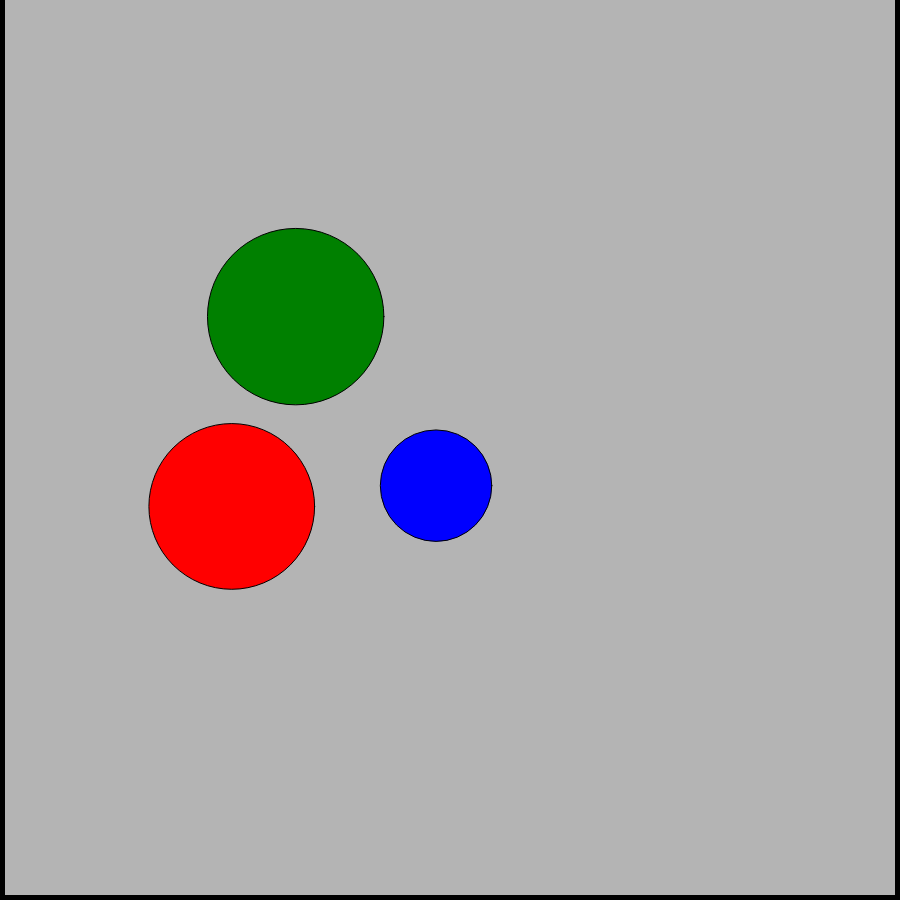
Frame 1 (no input)
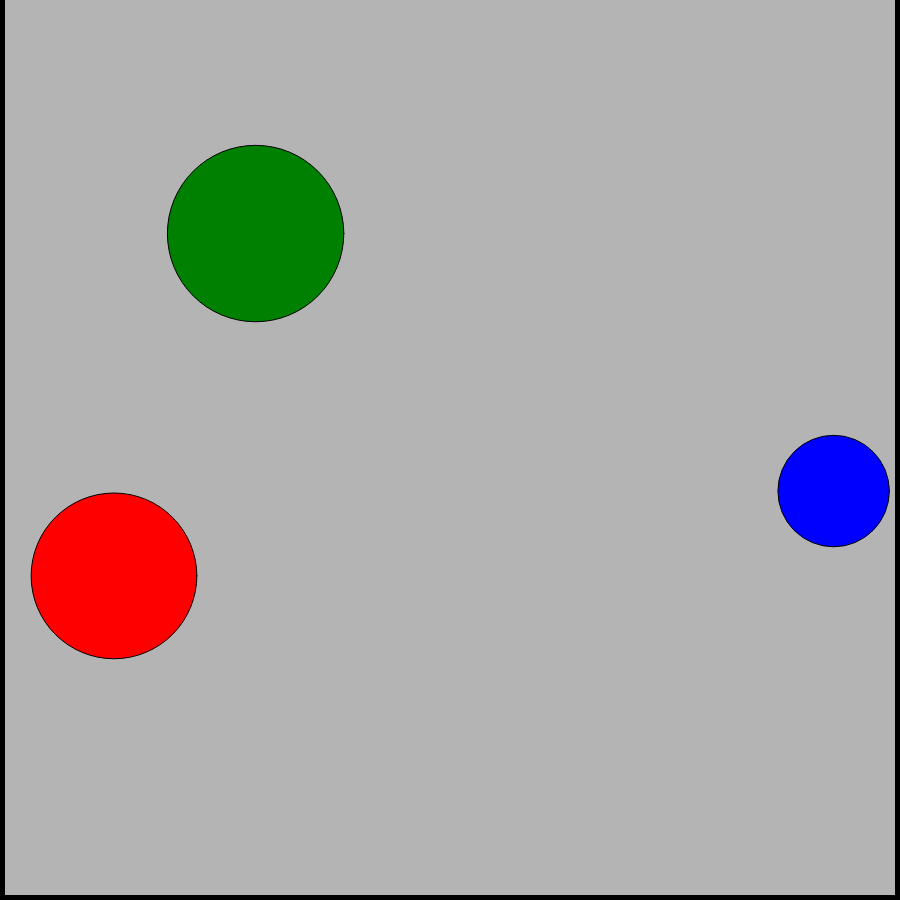
Frame 60 (no input)
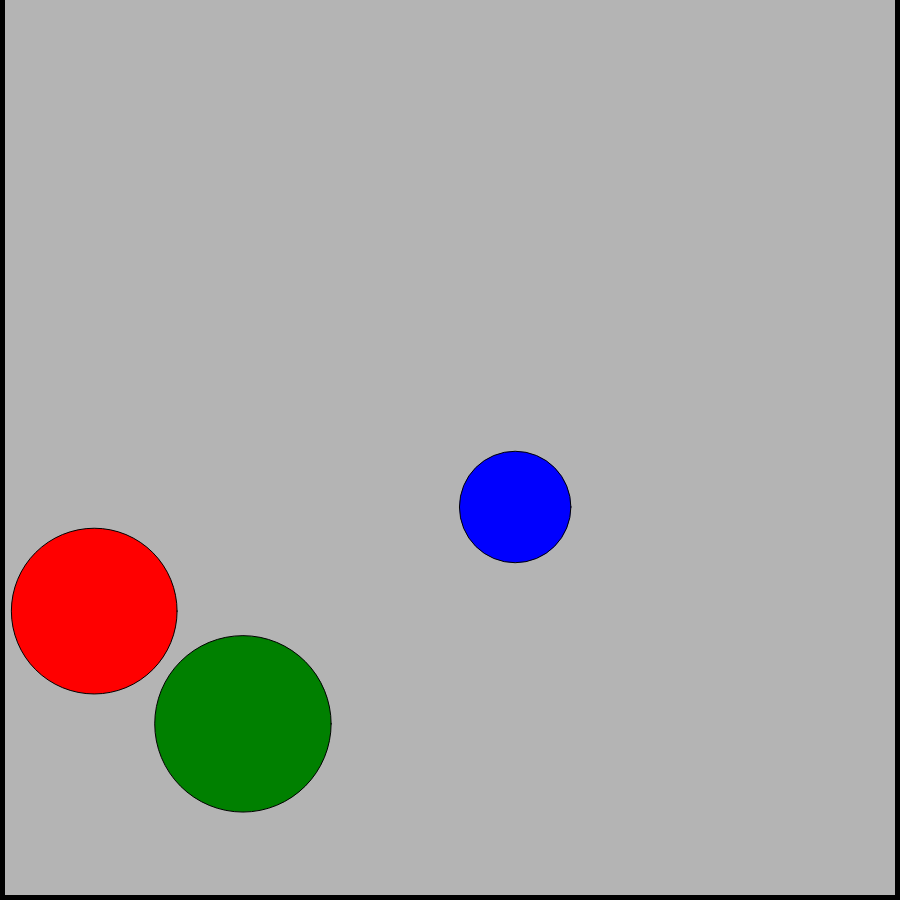
Frame 120 (the mouse pressed at the canvas centre since frame 60)

The p5.js sketch that drew these frames (run headless with seeded random() and noise() and a simulated clock; from frame 60 on, the mouse is pressed at the canvas centre):

// p5.js sketch
// ── sketch.js
var balls;
var subD;

function setup() {
  createCanvas(900,900);

  
  hasCollision = 1;
  while (hasCollision > 0) {
    hasCollision = 0;
    balls = [];
    balls.push(new Ball('red'));
    balls.push(new Ball('green'));
    balls.push(new Ball('blue'));
    for (i = 0; i < balls.length; i++) {
      for (j = i+1; j < balls.length; j++) {
        hasCollision += balls[i].collide(balls[j]);
      }
    }
  }
  
  subD = 1000;
}

function draw() {
  for (i = 0; i < subD; i++) {
    // update balls positions
    for (j = 0; j < balls.length; j++) {
      balls[j].update(subD);
    }
    // do collision velocity
    for (j = 0; j < balls.length; j++) {
      balls[j].walls();
    }
    for (j = 0; j < balls.length; j++) {
      for (k = j+1; k < balls.length; k++) {
        balls[j].collide(balls[k]);
      }
    }
  }
  
  // draw balls and walls
  background(180);
  stroke(0);
  strokeWeight(10);
  line(0,0,0,height);
  line(0,height, width, height);
  line(width,height,width, 0);
  strokeWeight(1);
  for (i = 0; i < balls.length; i++) {
    balls[i].show();
  }
}
// ── Ball.js
function Ball(c) {
  this.r = random(40,100);
  this.p = createVector(random(this.r+1, width-this.r-1), random(height/4, 2*height/3));
  this.v = createVector(random(-12,12), 0);
  this.a = createVector(0, 0.7);
  this.c = c || random(['red', 'green', 'blue']);
  
  this.update = function(s) {
    this.p.add(p5.Vector.mult(this.v, 1/s));
    this.p.add(p5.Vector.mult(this.a, 0.5/s/s));
    this.v.add(p5.Vector.mult(this.a, 1/s));
  }
  
  this.walls = function() {
    if (this.p.x < this.r) {
      this.v.x = -this.v.x;
    }
    if (this.p.x > width-this.r) {
      this.v.x = -this.v.x;
    }
    if (this.p.y > height-this.r) {
      this.v.y = -this.v.y;
    }
  }
  
  this.collide = function(other) {
    if ((p5.Vector.sub(this.p, other.p)).mag() < (this.r+other.r)) {
      var angle1 = this.v.heading();
      var angle2 = other.v.heading();
      var phi = (p5.Vector.sub(other.p, this.p)).heading();
      var v1 = this.v.mag();
      var v2 = other.v.mag();
      var m1 = pow(this.r, 2);
      var m2 = pow(other.r, 2);
      var v1xNew = ((v1*cos(angle1-phi)*(m1-m2))+(2*m2*v2*cos(angle2-phi)))*cos(phi)/(m1+m2) + v1*sin(angle1-phi)*cos(phi+PI/2);
      var v1yNew = ((v1*cos(angle1-phi)*(m1-m2))+(2*m2*v2*cos(angle2-phi)))*sin(phi)/(m1+m2) + v1*sin(angle1-phi)*sin(phi+PI/2);
      var v2xNew = ((v2*cos(angle2-phi)*(m2-m1))+(2*m1*v1*cos(angle1-phi)))*cos(phi)/(m1+m2) + v2*sin(angle2-phi)*cos(phi+PI/2);
      var v2yNew = ((v2*cos(angle2-phi)*(m2-m1))+(2*m1*v1*cos(angle1-phi)))*sin(phi)/(m1+m2) + v2*sin(angle2-phi)*sin(phi+PI/2);
      this.v.set(v1xNew, v1yNew);
      other.v.set(v2xNew, v2yNew);
      return 1;
    }
    return 0;
  }
  
  this.totalEnergy = function() {
    var g = this.a.mag();
    var h = height-this.p.y;
    var v = this.v.mag();
    return (g*h+0.5*v*v);
  }
  
  this.show = function() {
    fill(this.c);
    ellipse(this.p.x, this.p.y, 2*this.r,2*this.r);
  }
  
}
